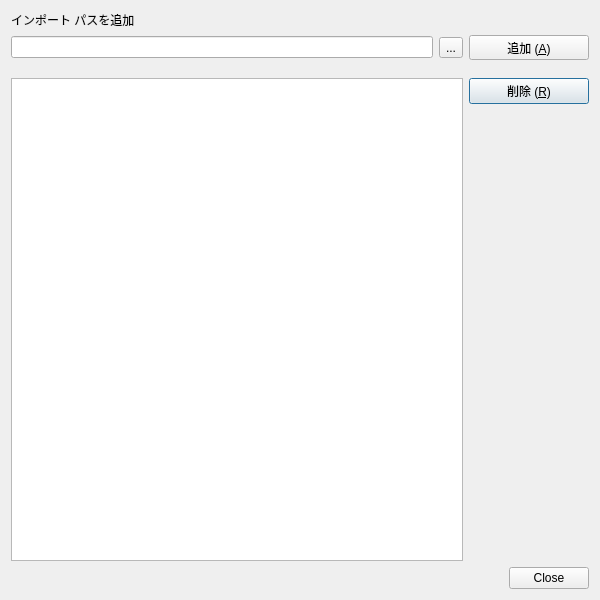
<?xml version="1.0" encoding="UTF-8"?>
<ui version="4.0">
 <class>ImportsManageDialog</class>
 <widget class="QDialog" name="ImportsManageDialog">
  <property name="windowModality">
   <enum>Qt::WindowModal</enum>
  </property>
  <property name="geometry">
   <rect>
    <x>0</x>
    <y>0</y>
    <width>600</width>
    <height>600</height>
   </rect>
  </property>
  <property name="windowTitle">
   <string>インポート パスの管理</string>
  </property>
  <layout class="QVBoxLayout" name="verticalLayout_5">
   <item>
    <layout class="QGridLayout" name="gridLayout">
     <item row="0" column="0">
      <widget class="QLabel" name="label">
       <property name="text">
        <string>インポート パスを追加</string>
       </property>
      </widget>
     </item>
     <item row="1" column="0">
      <widget class="QLineEdit" name="lineEdit"/>
     </item>
     <item row="1" column="1">
      <widget class="QToolButton" name="toolButton">
       <property name="text">
        <string>...</string>
       </property>
       <property name="shortcut">
        <string/>
       </property>
      </widget>
     </item>
     <item row="1" column="2">
      <widget class="QToolButton" name="toolButton_2">
       <property name="minimumSize">
        <size>
         <width>120</width>
         <height>0</height>
        </size>
       </property>
       <property name="text">
        <string>追加 (&amp;A)</string>
       </property>
       <property name="icon">
        <iconset theme="list-add">
         <normaloff>.</normaloff>.</iconset>
       </property>
       <property name="toolButtonStyle">
        <enum>Qt::ToolButtonTextBesideIcon</enum>
       </property>
      </widget>
     </item>
    </layout>
   </item>
   <item>
    <layout class="QHBoxLayout" name="horizontalLayout">
     <property name="topMargin">
      <number>12</number>
     </property>
     <item>
      <widget class="QListWidget" name="listWidget">
       <property name="editTriggers">
        <set>QAbstractItemView::NoEditTriggers</set>
       </property>
      </widget>
     </item>
     <item>
      <layout class="QVBoxLayout" name="verticalLayout_4">
       <property name="leftMargin">
        <number>0</number>
       </property>
       <item>
        <widget class="QPushButton" name="pushButton">
         <property name="minimumSize">
          <size>
           <width>120</width>
           <height>0</height>
          </size>
         </property>
         <property name="text">
          <string>削除 (&amp;R)</string>
         </property>
         <property name="icon">
          <iconset theme="list-remove">
           <normaloff>.</normaloff>.</iconset>
         </property>
        </widget>
       </item>
       <item>
        <spacer name="verticalSpacer">
         <property name="orientation">
          <enum>Qt::Vertical</enum>
         </property>
         <property name="sizeHint" stdset="0">
          <size>
           <width>20</width>
           <height>40</height>
          </size>
         </property>
        </spacer>
       </item>
      </layout>
     </item>
    </layout>
   </item>
   <item>
    <widget class="QDialogButtonBox" name="buttonBox">
     <property name="standardButtons">
      <set>QDialogButtonBox::Close</set>
     </property>
    </widget>
   </item>
  </layout>
 </widget>
 <resources/>
 <connections/>
</ui>
